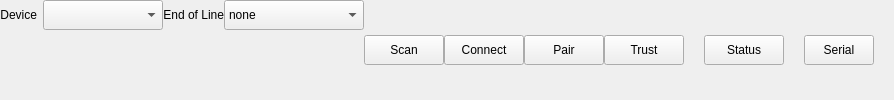
        <widget class="QWidget" name="pageBLE">
         <property name="sizePolicy">
          <sizepolicy hsizetype="Expanding" vsizetype="Preferred">
           <horstretch>1</horstretch>
           <verstretch>0</verstretch>
          </sizepolicy>
         </property>
         <layout class="QHBoxLayout" name="horizontalLayout_12">
          <property name="spacing">
           <number>0</number>
          </property>
          <property name="leftMargin">
           <number>0</number>
          </property>
          <property name="topMargin">
           <number>0</number>
          </property>
          <property name="rightMargin">
           <number>0</number>
          </property>
          <property name="bottomMargin">
           <number>0</number>
          </property>
          <item>
           <layout class="QHBoxLayout" name="horizontalLayout_BLE" stretch="0,0,0,0,0,0,0,0,1,0,1">
            <item>
             <layout class="QFormLayout" name="formLayout_Device">
              <property name="sizeConstraint">
               <enum>QLayout::SetDefaultConstraint</enum>
              </property>
              <property name="labelAlignment">
               <set>Qt::AlignRight|Qt::AlignTrailing|Qt::AlignVCenter</set>
              </property>
              <property name="horizontalSpacing">
               <number>6</number>
              </property>
              <property name="verticalSpacing">
               <number>6</number>
              </property>
              <item row="0" column="0">
               <widget class="QLabel" name="label_Devices">
                <property name="sizePolicy">
                 <sizepolicy hsizetype="Preferred" vsizetype="Preferred">
                  <horstretch>0</horstretch>
                  <verstretch>0</verstretch>
                 </sizepolicy>
                </property>
                <property name="minimumSize">
                 <size>
                  <width>0</width>
                  <height>30</height>
                 </size>
                </property>
                <property name="maximumSize">
                 <size>
                  <width>16777215</width>
                  <height>30</height>
                 </size>
                </property>
                <property name="font">
                 <font>
                  <pointsize>9</pointsize>
                 </font>
                </property>
                <property name="toolTip">
                 <string>&lt;html&gt;&lt;head/&gt;&lt;body&gt;&lt;p&gt;Select BLE Device&lt;/p&gt;&lt;/body&gt;&lt;/html&gt;</string>
                </property>
                <property name="text">
                 <string>Device</string>
                </property>
                <property name="alignment">
                 <set>Qt::AlignRight|Qt::AlignTrailing|Qt::AlignVCenter</set>
                </property>
               </widget>
              </item>
              <item row="0" column="1">
               <widget class="QComboBox" name="comboBoxDropDown_Device">
                <property name="sizePolicy">
                 <sizepolicy hsizetype="Preferred" vsizetype="Fixed">
                  <horstretch>0</horstretch>
                  <verstretch>0</verstretch>
                 </sizepolicy>
                </property>
                <property name="minimumSize">
                 <size>
                  <width>120</width>
                  <height>30</height>
                 </size>
                </property>
                <property name="maximumSize">
                 <size>
                  <width>120</width>
                  <height>30</height>
                 </size>
                </property>
                <property name="font">
                 <font>
                  <pointsize>9</pointsize>
                 </font>
                </property>
                <property name="toolTip">
                 <string>&lt;html&gt;&lt;head/&gt;&lt;body&gt;&lt;p&gt;Select from these BLE devices.&lt;/p&gt;&lt;/body&gt;&lt;/html&gt;</string>
                </property>
                <property name="sizeAdjustPolicy">
                 <enum>QComboBox::AdjustToContents</enum>
                </property>
               </widget>
              </item>
             </layout>
            </item>
            <item>
             <layout class="QFormLayout" name="formLayout_lineTermination_BLE">
              <property name="labelAlignment">
               <set>Qt::AlignRight|Qt::AlignTrailing|Qt::AlignVCenter</set>
              </property>
              <item row="0" column="0">
               <widget class="QLabel" name="label_LineTermination_BLE">
                <property name="minimumSize">
                 <size>
                  <width>0</width>
                  <height>30</height>
                 </size>
                </property>
                <property name="maximumSize">
                 <size>
                  <width>16777215</width>
                  <height>30</height>
                 </size>
                </property>
                <property name="font">
                 <font>
                  <pointsize>9</pointsize>
                 </font>
                </property>
                <property name="text">
                 <string>End of Line</string>
                </property>
                <property name="alignment">
                 <set>Qt::AlignRight|Qt::AlignTrailing|Qt::AlignVCenter</set>
                </property>
               </widget>
              </item>
              <item row="0" column="1">
               <widget class="QComboBox" name="comboBoxDropDown_LineTermination_BLE">
                <property name="sizePolicy">
                 <sizepolicy hsizetype="Preferred" vsizetype="Fixed">
                  <horstretch>0</horstretch>
                  <verstretch>0</verstretch>
                 </sizepolicy>
                </property>
                <property name="minimumSize">
                 <size>
                  <width>140</width>
                  <height>30</height>
                 </size>
                </property>
                <property name="maximumSize">
                 <size>
                  <width>160</width>
                  <height>30</height>
                 </size>
                </property>
                <property name="font">
                 <font>
                  <pointsize>9</pointsize>
                 </font>
                </property>
                <property name="toolTip">
                 <string>&lt;html&gt;&lt;head/&gt;&lt;body&gt;&lt;p&gt;Select from these end of line characters.&lt;/p&gt;&lt;/body&gt;&lt;/html&gt;</string>
                </property>
                <property name="sizeAdjustPolicy">
                 <enum>QComboBox::AdjustToContents</enum>
                </property>
                <item>
                 <property name="text">
                  <string>none</string>
                 </property>
                </item>
                <item>
                 <property name="text">
                  <string>return newline (\r\n)</string>
                 </property>
                </item>
                <item>
                 <property name="text">
                  <string>newline (\n)</string>
                 </property>
                </item>
                <item>
                 <property name="text">
                  <string>return (\r)</string>
                 </property>
                </item>
                <item>
                 <property name="text">
                  <string>newline return (\n\r)</string>
                 </property>
                </item>
               </widget>
              </item>
             </layout>
            </item>
            <item>
             <widget class="QPushButton" name="pushButton_BLEScan">
              <property name="sizePolicy">
               <sizepolicy hsizetype="Preferred" vsizetype="Fixed">
                <horstretch>0</horstretch>
                <verstretch>0</verstretch>
               </sizepolicy>
              </property>
              <property name="minimumSize">
               <size>
                <width>80</width>
                <height>30</height>
               </size>
              </property>
              <property name="maximumSize">
               <size>
                <width>80</width>
                <height>30</height>
               </size>
              </property>
              <property name="font">
               <font>
                <pointsize>9</pointsize>
               </font>
              </property>
              <property name="toolTip">
               <string>&lt;html&gt;&lt;head/&gt;&lt;body&gt;&lt;p&gt;Scan for BLE devices&lt;/p&gt;&lt;/body&gt;&lt;/html&gt;</string>
              </property>
              <property name="text">
               <string>Scan</string>
              </property>
             </widget>
            </item>
            <item>
             <widget class="QPushButton" name="pushButton_BLEConnect">
              <property name="sizePolicy">
               <sizepolicy hsizetype="Preferred" vsizetype="Fixed">
                <horstretch>0</horstretch>
                <verstretch>0</verstretch>
               </sizepolicy>
              </property>
              <property name="minimumSize">
               <size>
                <width>80</width>
                <height>30</height>
               </size>
              </property>
              <property name="maximumSize">
               <size>
                <width>80</width>
                <height>30</height>
               </size>
              </property>
              <property name="font">
               <font>
                <pointsize>9</pointsize>
               </font>
              </property>
              <property name="toolTip">
               <string>&lt;html&gt;&lt;head/&gt;&lt;body&gt;&lt;p&gt;Connect to selected BLE device.&lt;/p&gt;&lt;p&gt;Connection will propage End of Line character to Send Text.&lt;/p&gt;&lt;/body&gt;&lt;/html&gt;</string>
              </property>
              <property name="text">
               <string>Connect</string>
              </property>
             </widget>
            </item>
            <item>
             <widget class="QPushButton" name="pushButton_BLEPair">
              <property name="sizePolicy">
               <sizepolicy hsizetype="Preferred" vsizetype="Fixed">
                <horstretch>0</horstretch>
                <verstretch>0</verstretch>
               </sizepolicy>
              </property>
              <property name="minimumSize">
               <size>
                <width>80</width>
                <height>30</height>
               </size>
              </property>
              <property name="maximumSize">
               <size>
                <width>80</width>
                <height>16777215</height>
               </size>
              </property>
              <property name="toolTip">
               <string>&lt;html&gt;&lt;head/&gt;&lt;body&gt;&lt;p&gt;Pair or remove BLE device from system. Needs bluetoothctl. Available only on Unix type computers.&lt;/p&gt;&lt;/body&gt;&lt;/html&gt;</string>
              </property>
              <property name="text">
               <string>Pair</string>
              </property>
             </widget>
            </item>
            <item>
             <widget class="QPushButton" name="pushButton_BLETrust">
              <property name="sizePolicy">
               <sizepolicy hsizetype="Preferred" vsizetype="Fixed">
                <horstretch>0</horstretch>
                <verstretch>0</verstretch>
               </sizepolicy>
              </property>
              <property name="minimumSize">
               <size>
                <width>80</width>
                <height>30</height>
               </size>
              </property>
              <property name="maximumSize">
               <size>
                <width>80</width>
                <height>30</height>
               </size>
              </property>
              <property name="toolTip">
               <string>&lt;html&gt;&lt;head/&gt;&lt;body&gt;&lt;p&gt;Trust or untrust selected BLE device. Needs bluetoothctl. Avakilable only on Unix type computers.&lt;/p&gt;&lt;/body&gt;&lt;/html&gt;</string>
              </property>
              <property name="text">
               <string>Trust</string>
              </property>
             </widget>
            </item>
            <item>
             <spacer name="horizontalSpacer_Status">
              <property name="orientation">
               <enum>Qt::Horizontal</enum>
              </property>
              <property name="sizeHint" stdset="0">
               <size>
                <width>20</width>
                <height>20</height>
               </size>
              </property>
             </spacer>
            </item>
            <item>
             <widget class="QPushButton" name="pushButton_BLEStatus">
              <property name="sizePolicy">
               <sizepolicy hsizetype="Preferred" vsizetype="Fixed">
                <horstretch>0</horstretch>
                <verstretch>0</verstretch>
               </sizepolicy>
              </property>
              <property name="minimumSize">
               <size>
                <width>80</width>
                <height>30</height>
               </size>
              </property>
              <property name="maximumSize">
               <size>
                <width>80</width>
                <height>30</height>
               </size>
              </property>
              <property name="toolTip">
               <string>&lt;html&gt;&lt;head/&gt;&lt;body&gt;&lt;p&gt;Obtain BLE device status. Needs bluetoothctl. Only available on Unix type computers.&lt;/p&gt;&lt;/body&gt;&lt;/html&gt;</string>
              </property>
              <property name="text">
               <string>Status</string>
              </property>
             </widget>
            </item>
            <item>
             <spacer name="horizontalSpacer">
              <property name="orientation">
               <enum>Qt::Horizontal</enum>
              </property>
              <property name="sizeHint" stdset="0">
               <size>
                <width>40</width>
                <height>20</height>
               </size>
              </property>
             </spacer>
            </item>
            <item>
             <widget class="QPushButton" name="pushButton_toSerial">
              <property name="sizePolicy">
               <sizepolicy hsizetype="Preferred" vsizetype="Fixed">
                <horstretch>0</horstretch>
                <verstretch>0</verstretch>
               </sizepolicy>
              </property>
              <property name="minimumSize">
               <size>
                <width>70</width>
                <height>30</height>
               </size>
              </property>
              <property name="maximumSize">
               <size>
                <width>70</width>
                <height>30</height>
               </size>
              </property>
              <property name="toolTip">
               <string>&lt;html&gt;&lt;head/&gt;&lt;body&gt;&lt;p&gt;Display Serial commands.&lt;/p&gt;&lt;/body&gt;&lt;/html&gt;</string>
              </property>
              <property name="text">
               <string>Serial</string>
              </property>
              <property name="icon">
               <iconset theme="Cycle">
                <normaloff>../../../../../../.designer/backup</normaloff>../../../../../../.designer/backup</iconset>
              </property>
             </widget>
            </item>
            <item>
             <spacer name="horizontalSpacer_toSerial">
              <property name="orientation">
               <enum>Qt::Horizontal</enum>
              </property>
              <property name="sizeHint" stdset="0">
               <size>
                <width>0</width>
                <height>20</height>
               </size>
              </property>
             </spacer>
            </item>
           </layout>
          </item>
         </layout>
        </widget>
